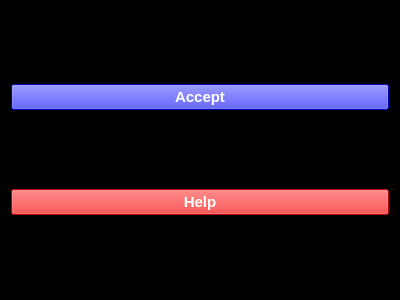
<?xml version="1.0" encoding="UTF-8"?>
<ui version="4.0">
 <class>Form</class>
 <widget class="QWidget" name="Form">
  <property name="geometry">
   <rect>
    <x>0</x>
    <y>0</y>
    <width>400</width>
    <height>300</height>
   </rect>
  </property>
  <property name="windowTitle">
   <string>Form</string>
  </property>
  <property name="styleSheet">
   <string notr="true">background-color: rgb(0, 0, 0);
selection-color: rgb(0, 0, 255);
gridline-color: rgb(85, 0, 255);
border-color: rgb(255, 0, 0);
color: rgb(255, 255, 255);</string>
  </property>
  <layout class="QHBoxLayout" name="horizontalLayout">
   <item>
    <layout class="QVBoxLayout" name="verticalLayout">
     <item>
      <widget class="QPushButton" name="btnAccept">
       <property name="font">
        <font>
         <pointsize>11</pointsize>
         <weight>75</weight>
         <bold>true</bold>
        </font>
       </property>
       <property name="styleSheet">
        <string notr="true">background-color: rgb(0, 0, 255);</string>
       </property>
       <property name="text">
        <string>Accept</string>
       </property>
      </widget>
     </item>
     <item>
      <widget class="QPushButton" name="btnHelp">
       <property name="font">
        <font>
         <pointsize>11</pointsize>
         <weight>75</weight>
         <bold>true</bold>
        </font>
       </property>
       <property name="styleSheet">
        <string notr="true">background-color: rgb(255, 0, 0);</string>
       </property>
       <property name="text">
        <string>Help</string>
       </property>
      </widget>
     </item>
    </layout>
   </item>
  </layout>
 </widget>
 <resources/>
 <connections/>
</ui>
